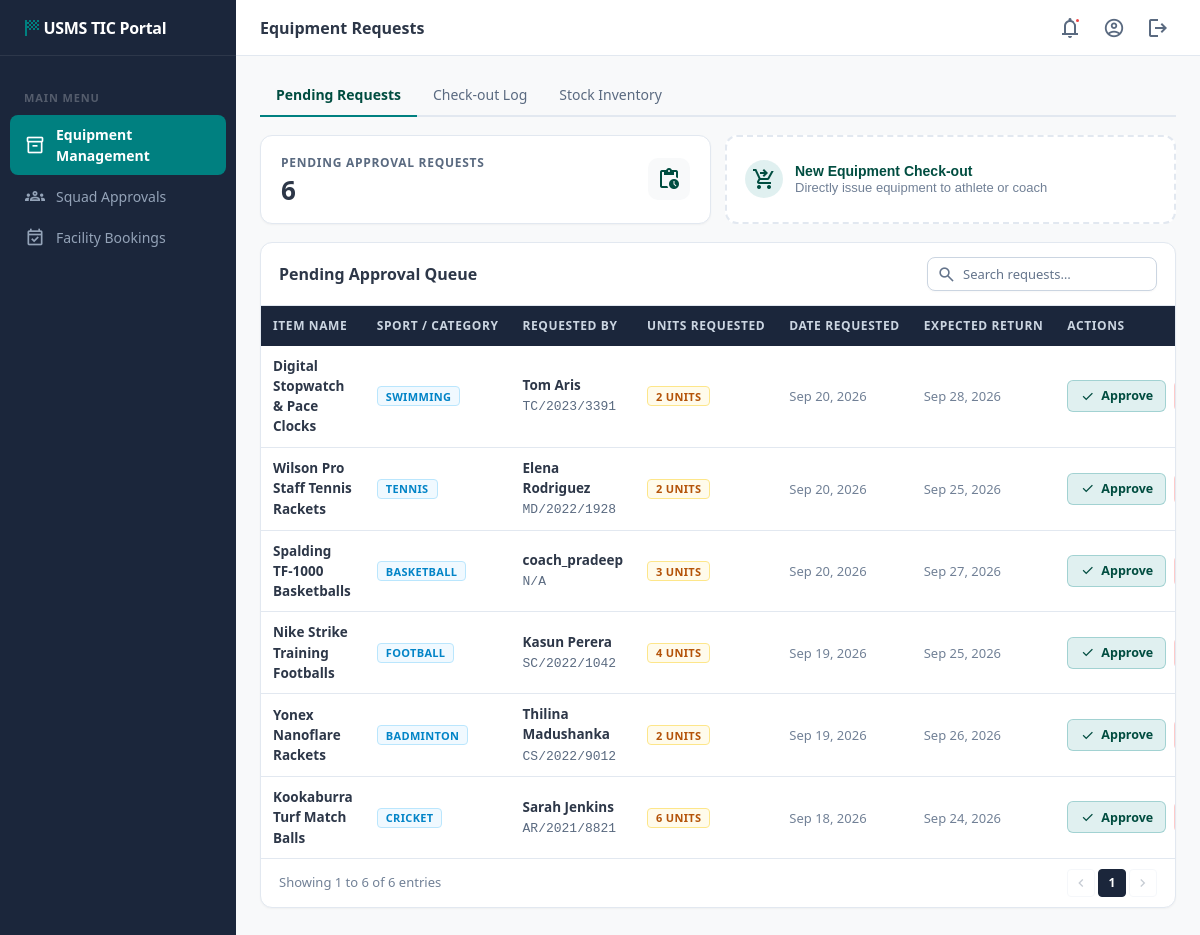
Screenshot of /views/tic_equipment_requests.php (signed in) with the database file from the repository.
### tables this page shows
CREATE TABLE `equipment_issue` (
  `issue_id` int(11) NOT NULL AUTO_INCREMENT,
  `equipment_id` int(11) NOT NULL,
  `quantity` int(11) NOT NULL DEFAULT 1,
  `athletic_id` int(11) DEFAULT NULL,
  `recipient_type` enum('Athlete','Coach') NOT NULL DEFAULT 'Athlete',
  `recipient_name` varchar(150) DEFAULT NULL,
  `issue_date` date NOT NULL,
  `expected_return_date` date NOT NULL,
  `actual_return_date` date DEFAULT NULL,
  `status` enum('Pending','Issued','Returned','Rejected') NOT NULL DEFAULT 'Pending',
  PRIMARY KEY (`issue_id`),
  KEY `athletic_id` (`athletic_id`),
  KEY `equipment_id` (`equipment_id`),
  CONSTRAINT `equipment_issue_ibfk_1` FOREIGN KEY (`athletic_id`) REFERENCES `Athletic` (`athlete_id`),
  CONSTRAINT `equipment_issue_ibfk_2` FOREIGN KEY (`equipment_id`) REFERENCES `equipment` (`equipment_id`)
);

CREATE TABLE `equipment` (
  `equipment_id` int(11) NOT NULL AUTO_INCREMENT,
  `sport_id` int(11) NOT NULL,
  `item_name` varchar(100) NOT NULL,
  `quantity_in_stock` int(11) NOT NULL,
  `condition_status` enum('New','Good','Needs Repair') NOT NULL DEFAULT 'Good',
  PRIMARY KEY (`equipment_id`),
  KEY `sport_id` (`sport_id`),
  CONSTRAINT `equipment_ibfk_1` FOREIGN KEY (`sport_id`) REFERENCES `sports` (`sport_id`)
);

CREATE TABLE `sports` (
  `sport_id` int(11) NOT NULL AUTO_INCREMENT,
  `sport_name` varchar(255) NOT NULL,
  PRIMARY KEY (`sport_id`),
  UNIQUE KEY `sport_name` (`sport_name`)
);

### config/db.php (called while the page is built, shortened)
<?php
class Database {
    private static $host = '127.0.0.1';
    private static $port = '3306';
    private static $db_name = 'USMS';
    private static $username = 'root';
    private static $password = '';
    private static $conn = null;
    public static function connect() {
        if (self::$conn === null) {
            $options = [
                PDO::ATTR_ERRMODE            => PDO::ERRMODE_EXCEPTION,
                PDO::ATTR_DEFAULT_FETCH_MODE => PDO::FETCH_ASSOC,
                PDO::ATTR_EMULATE_PREPARES   => false,
            ];
            $dbNames = array_unique([self::$db_name, strtolower(self::$db_name), strtoupper(self::$db_name)]);
            $lastError = '';
            foreach ($dbNames as $name) {
                try {
                    $dsn = 'mysql:host=' . self::$host . ';port=' . self::$port . ';dbname=' . $name . ';charset=utf8mb4';
                    self::$conn = new PDO($dsn, self::$username, self::$password, $options);
                    return self::$conn;
                } catch (PDOException $tcpException) {
                    $lastError = $tcpException->getMessage();
                }
            }
            die("Database Connection Error: " . $lastError);
        }
        return self::$conn;
    }
}

### models/Announcement.php (called while the page is built, shortened)
<?php
require_once __DIR__ . '/../config/db.php';
class Announcement {
    private $db;
    public function __construct() {
        $this->db = Database::connect();
    }
    public function getActiveForNotifications($limit = 10, $userRole = null) {
        $allowedAudiences = ['All Users'];
        if (!empty($userRole)) {
            $roleLower = strtolower(trim($userRole));
            if ($roleLower === 'athlete') {
                $allowedAudiences[] = 'Student Athletes';
            } elseif ($roleLower === 'coach') {
                $allowedAudiences[] = 'Coaches & Staff';
            } elseif ($roleLower === 'tic') {
                $allowedAudiences[] = 'TIC';
                $allowedAudiences[] = 'Coaches & Staff';
            } elseif (str_contains($roleLower, 'med') || str_contains($roleLower, 'physio')) {
                $allowedAudiences[] = 'Medical Staff';
            } elseif (in_array($roleLower, ['president', 'system_admin', 'admin'])) {
                $allowedAudiences = ['All Users', 'Student Athletes', 'Coaches & Staff', 'Medical Staff', 'TIC'];
            }
        }
        $placeholders = implode(',', array_fill(0, count($allowedAudiences), '?'));
        $sql = "
            SELECT
                a.announcement_id,
                a.title,
                a.content,
                a.target_audience,
                a.priority,
                a.created_at,
                COALESCE(u.username, 'President') AS publisher_name
            FROM announcements a
            LEFT JOIN user u ON a.published_by_user_id = u.user_id
            WHERE a.status = 'Active'
              AND a.target_audience IN ($placeholders)
            ORDER BY
                CASE WHEN a.priority = 'Urgent' THEN 1
                     WHEN a.priority = 'Important' THEN 2
                     ELSE 3 END,
                a.created_at DESC
            LIMIT " . (int)$limit;
        $stmt = $this->db->prepare($sql);
        $stmt->execute($allowedAudiences);
        return $stmt->fetchAll(PDO::FETCH_ASSOC);
    }
}
?>

### models/Equipment.php (called while the page is built, shortened)
<?php
require_once __DIR__ . '/../config/db.php';
class Equipment {
    private $db;
    public function __construct() {
        $this->db = Database::connect();
    }
    public function getPendingRequests() {
        $sql = "
            SELECT
                ei.issue_id,
                ei.equipment_id,
                ei.quantity,
                ei.recipient_type,
                e.item_name,
                s.sport_name,
                COALESCE(a.full_name, ei.recipient_name, 'Staff/Coach') AS requested_by,
                COALESCE(a.index_number, 'N/A') AS index_number,
                COALESCE(a.faculty, 'Sports Staff') AS faculty,
                ei.issue_date,
                ei.expected_return_date,
                ei.status
            FROM equipment_issue ei
            JOIN equipment e ON ei.equipment_id = e.equipment_id
            JOIN sports s ON e.sport_id = s.sport_id
            LEFT JOIN Athletic a ON ei.athletic_id = a.athlete_id
            WHERE ei.status = 'Pending'
            ORDER BY ei.issue_date DESC, ei.issue_id DESC
        ";
        $stmt = $this->db->query($sql);
        return $stmt->fetchAll();
    }
    public function getStats() {
        $totalItems   = (int) $this->db->query("SELECT COALESCE(SUM(quantity_in_stock), 0) FROM equipment")->fetchColumn();
        $inStockTypes = (int) $this->db->query("SELECT COUNT(*) FROM equipment WHERE quantity_in_stock > 0")->fetchColumn();
        $lowStock     = (int) $this->db->query("SELECT COUNT(*) FROM equipment WHERE quantity_in_stock <= 5")->fetchColumn();
        $totalPending = (int) $this->db->query("SELECT COUNT(*) FROM equipment_issue WHERE status = 'Pending'")->fetchColumn();
        $totalOut     = (int) $this->db->query("SELECT COALESCE(SUM(quantity), 0) FROM equipment_issue WHERE status = 'Issued'")->fetchColumn();
        return [
            'total_items'    => $totalItems,
            'in_stock_types' => $inStockTypes,
            'low_stock'      => $lowStock,
            'total_pending'  => $totalPending,
            'total_out'      => $totalOut
        ];
    }
}
?>

### views/tic_equipment_requests.php (the view, shortened to what this page needs)
<?php
require_once '../models/Equipment.php';
$equipModel   = new Equipment();
$requests     = $equipModel->getPendingRequests();
$stats        = $equipModel->getStats();
$totalPending = $stats['total_pending'];
$pageTitle = 'Equipment Requests';
?>
<!DOCTYPE html>
<html lang="en">
<head>
    <link rel="stylesheet" href="../assets/css/dashboard.css">
</head>
<body class="dashboard">
<?php include 'partials/tic_sidebar.php'; ?>
<div class="main-wrapper">
    <?php include 'partials/tic_header.php'; ?>
    <div class="page-content">
        <div class="sub-nav">
            <a href="tic_equipment_requests.php" class="active">Pending Requests</a>
            <a href="tic_checkout_log.php">Check-out Log</a>
            <a href="tic_stock_inventory.php">Stock Inventory</a>
        </div>
        <div class="grid-2">
            <div class="stat-card">
                <div>
                    <div class="stat-label">Pending Approval Requests</div>
                    <div class="stat-value"><?= $totalPending ?></div>
                </div>
                <div class="stat-icon">
                    <span class="material-symbols-outlined">pending_actions</span>
                </div>
            </div>
            <button class="action-card" onclick="openModal('newCheckoutModal')">
                <div class="action-card-icon">
                    <span class="material-symbols-outlined">shopping_cart_checkout</span>
                </div>
                <div>
                    <div class="action-card-title">New Equipment Check-out</div>
                    <div class="action-card-desc">Directly issue equipment to athlete or coach</div>
                </div>
            </button>
        </div>
        <div class="table-card">
            <div class="table-toolbar">
                <span class="table-title">Pending Approval Queue</span>
                <div class="table-filters">
                    <div class="search-box">
                        <input type="text" class="search-input" id="searchReq" placeholder="Search requests…">
                    </div>
                </div>
            </div>
            <div class="table-scroll">
                <table class="data-table" id="reqTable">
                    <thead>
                        <tr>
                            <th>Item Name</th>
                            <th>Sport / Category</th>
                            <th>Requested By</th>
                            <th>Units Requested</th>
                            <th>Date Requested</th>
                            <th>Expected Return</th>
                            <th class="text-right">Actions</th>
                        </tr>
                    </thead>
                    <tbody>
                        <?php if (empty($requests)): ?>
                            <tr>
                                <td colspan="7" style="text-align: center; color: var(--text-3); padding: 30px;">
                                    <span class="material-symbols-outlined" style="font-size: 32px; display: block; margin-bottom: 6px;">check_circle</span>
                                    No pending equipment requests at this time.
                                </td>
                            </tr>
                        <?php else: ?>
                            <?php foreach ($requests as $r): ?>
                            <tr>
                                <td><span class="cell-main"><?= htmlspecialchars($r['item_name']) ?></span></td>
                                <td><span class="badge badge-info"><?= htmlspecialchars($r['sport_name']) ?></span></td>
                                <td>
                                    <span class="cell-main"><?= htmlspecialchars($r['requested_by']) ?></span>
                                    <span class="cell-sub cell-mono"><?= htmlspecialchars($r['index_number']) ?></span>
                                </td>
                                <td><span class="badge badge-warning" style="font-weight:700;"><?= (int)($r['quantity'] ?? 1) ?> units</span></td>
                                <td><span class="cell-sub"><?= date('M d, Y', strtotime($r['issue_date'])) ?></span></td>
                                <td><span class="cell-sub"><?= date('M d, Y', strtotime($r['expected_return_date'])) ?></span></td>
                                <td>
                                    <div class="cell-actions">
                                        <form action="../controllers/TicController.php?action=approve_request" method="POST" style="display:inline;">
                                            <button type="submit" class="btn btn-success btn-sm" onclick="return USMS.confirmForm(event, this, 'Approve and issue this equipment (<?= (int)($r['quantity'] ?? 1) ?> units)?')">
                                                <span class="material-symbols-outlined" style="font-size:15px;">check</span> Approve
                                            </button>
                                        </form>
                                    </div>
                                </td>
                            </tr>
                            <?php endforeach; ?>
                        <?php endif; ?>
                    </tbody>
                </table>
            </div>
            <div class="pagination">
                <span>Showing <?= count($requests) ?> of <?= $totalPending ?> requests</span>
                <div class="page-btns">
                </div>
            </div>
        </div>
    </div>
</div>
</body>
</html>

### views/partials/tic_sidebar.php
<?php
$currentPage = basename($_SERVER['PHP_SELF']);
$equipPages = ['tic_equipment_requests.php', 'tic_stock_inventory.php', 'tic_checkout_log.php'];
$isEquipActive = in_array($currentPage, $equipPages);
?>
<aside class="sidebar">
    <div class="sidebar-logo">
        <span class="material-symbols-outlined" style="color:var(--accent); font-size:24px;">sports_score</span>
        <span>USMS TIC Portal</span>
    </div>
    <nav class="sidebar-nav">
        <div class="sidebar-section-label">Main Menu</div>
        <a href="tic_equipment_requests.php"
           class="sidebar-link <?= $isEquipActive ? 'active' : '' ?>">
            <span class="material-symbols-outlined">inventory_2</span>
            Equipment Management
        </a>
        <a href="tic_squad_approval.php"
           class="sidebar-link <?= ($currentPage === 'tic_squad_approval.php') ? 'active' : '' ?>">
            <span class="material-symbols-outlined">groups</span>
            Squad Approvals
        </a>
        <a href="tic_facility_booking.php"
           class="sidebar-link <?= ($currentPage === 'tic_facility_booking.php') ? 'active' : '' ?>">
            <span class="material-symbols-outlined">event_available</span>
            Facility Bookings
        </a>
    </nav>
</aside>

### views/partials/tic_header.php (shortened to what this page needs)
<?php
$headerUserId   = $_SESSION['user_id'] ?? null;
$headerUsername = $_SESSION['username'] ?? 'User';
$headerRole     = $_SESSION['role'] ?? 'TIC';
$headerFullName = ucwords(str_replace('_', ' ', $headerUsername));
if ($headerUserId) {
    try {
        require_once __DIR__ . '/../../config/db.php';
    } catch (Exception $e) {
    }
}
$headerNotifs = [];
try {
    require_once __DIR__ . '/../../models/Announcement.php';
    $headerAnnModel = new Announcement();
    $headerNotifs = $headerAnnModel->getActiveForNotifications(15, $headerRole);
} catch (Exception $e) {
    $headerNotifs = [];
}
$notifCount = count($headerNotifs);
?>
<header class="header">
    <div class="header-left">
        <h1 class="header-title"><?= $pageTitle ?? 'Dashboard' ?></h1>
    </div>
    <div class="header-actions">
        <div class="header-dropdown-wrap">
            <button type="button" class="icon-btn" id="notifDropdownBtn" title="Notifications" onclick="toggleHeaderDropdown('notifDropdown')">
                <span class="material-symbols-outlined">notifications</span>
                <?php if ($notifCount > 0): ?>
                    <span class="notif-dot"></span>
                <?php endif; ?>
            </button>
        </div>
        <div class="header-dropdown-wrap">
            <button type="button" class="icon-btn" id="profileDropdownBtn" title="Account Profile (<?= htmlspecialchars($headerFullName) ?>)" onclick="toggleHeaderDropdown('profileDropdown')" style="border-radius: 50%;">
                <span class="material-symbols-outlined" style="font-size: 22px;">account_circle</span>
            </button>
        </div>
        <a href="../controllers/AuthController.php?action=logout" class="icon-btn" title="Logout">
            <span class="material-symbols-outlined">logout</span>
        </a>
    </div>
</header>

### rows the page displays
equipment_issue: quantity "6", equipment.item_name "Kookaburra Turf Match Balls", sports.sport_name "CRICKET", requested_by "Sarah Jenkins", index_number "AR/2021/8821", issue_date "Sep 18, 2026", expected_return_date "Sep 24, 2026"
equipment_issue: equipment.item_name "Digital Stopwatch & Pace Clocks", sports.sport_name "SWIMMING", requested_by "Tom Aris", index_number "TC/2023/3391", quantity "2", issue_date "Sep 20, 2026", expected_return_date "Sep 28, 2026"
equipment_issue: equipment.item_name "Wilson Pro Staff Tennis Rackets", sports.sport_name "TENNIS", requested_by "Elena Rodriguez", index_number "MD/2022/1928", quantity "2", issue_date "Sep 20, 2026", expected_return_date "Sep 25, 2026"
equipment_issue: equipment.item_name "Spalding TF-1000 Basketballs", sports.sport_name "BASKETBALL", requested_by "coach_pradeep", index_number "N/A", quantity "3", issue_date "Sep 20, 2026", expected_return_date "Sep 27, 2026"
equipment_issue: equipment.item_name "Nike Strike Training Footballs", sports.sport_name "FOOTBALL", requested_by "Kasun Perera", index_number "SC/2022/1042", quantity "4", issue_date "Sep 19, 2026", expected_return_date "Sep 25, 2026"
equipment_issue: equipment.item_name "Yonex Nanoflare Rackets", sports.sport_name "BADMINTON", requested_by "Thilina Madushanka", index_number "CS/2022/9012", quantity "2", issue_date "Sep 19, 2026", expected_return_date "Sep 26, 2026"

### other values shown
$pageTitle "Equipment Requests"
